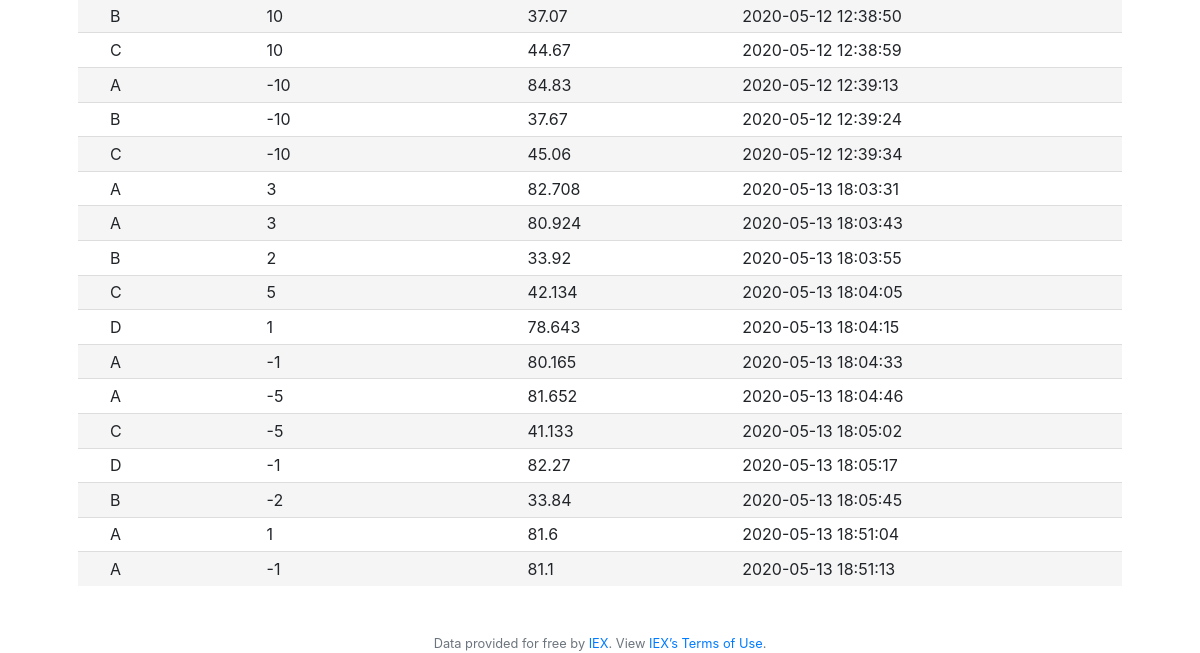
Page /history (signed in, lower part) on the earlier database version.
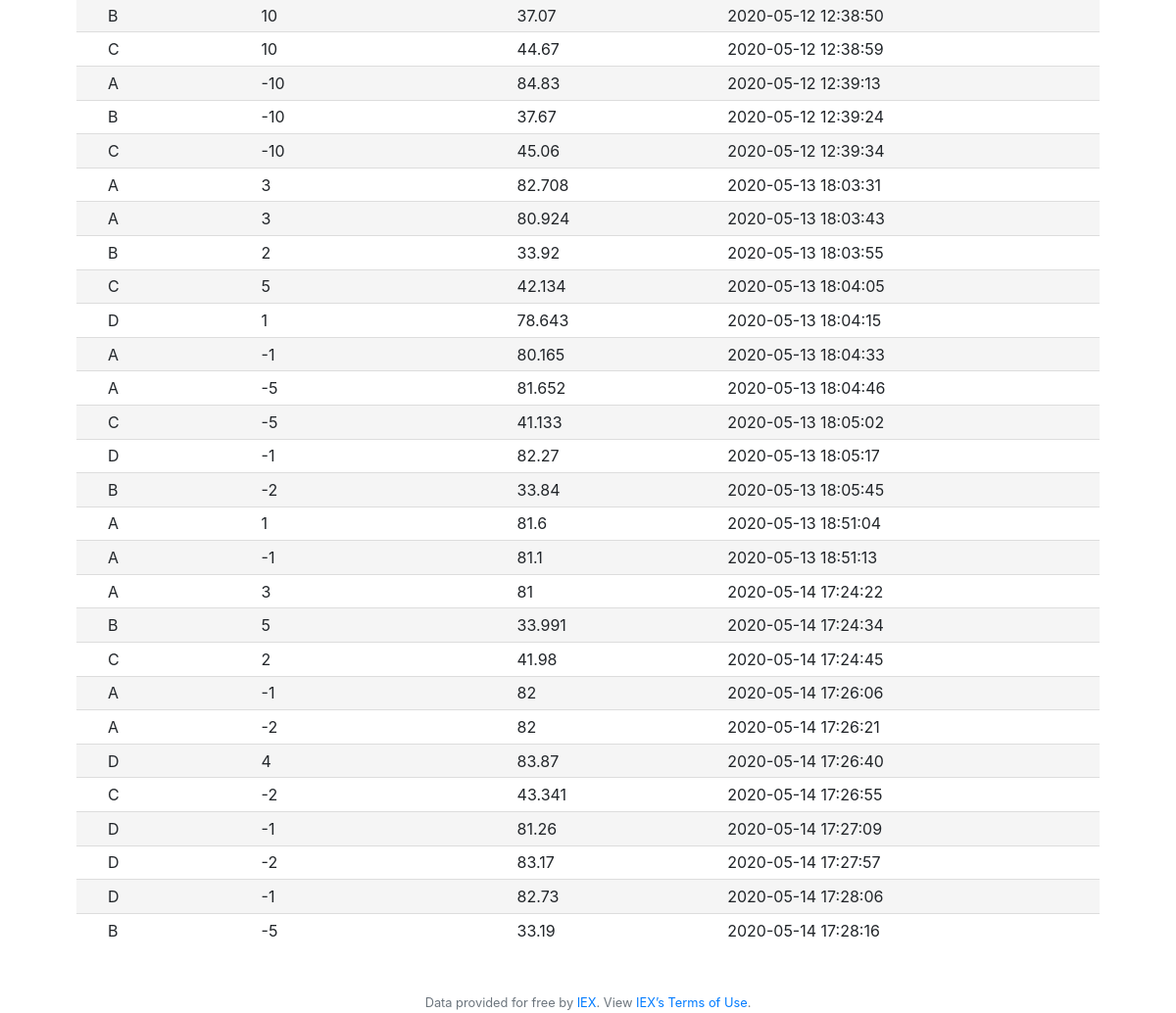
Same page on the later database version.
### tables this page shows
CREATE TABLE 'shares' ('id' integer PRIMARY KEY AUTOINCREMENT NOT NULL,'user_id' integer,'symbol' text,'name' text, 'shares' integer,'price' numeric,'status' smallint,'date' datetime);

### application.py (the view)
@app.route("/history")
@login_required
def history():
    sh_history = db.execute("SELECT symbol, shares, price, date FROM shares WHERE user_id=:user_id", user_id=session["user_id"])
    session["sh_history"] = sh_history
    return render_template("history.html")

### application.py (called while the page is built)
@app.after_request
def after_request(response):
    response.headers["Cache-Control"] = "no-cache, no-store, must-revalidate"
    response.headers["Expires"] = 0
    response.headers["Pragma"] = "no-cache"
    return response

### helpers.py (called while the page is built)
def login_required(f):
    @wraps(f)
    def decorated_function(*args, **kwargs):
        if session.get("user_id") is None:
            return redirect("/login")
        return f(*args, **kwargs)
    return decorated_function

### templates/history.html (shortened to what this page needs)
{% extends "layout.html" %}
{% block main %}
    <table id="mySTable">
        {% for list in session["sh_history"] %}
            <tr>
                <td>{{ list["symbol"] }}</td>
                <td>{{ list["shares"] }}</td>
                <td>{{ list["price"] }}</td>
                <td>{{ list["date"] }}</td>
            </tr>
        {% endfor %}
    </table>
{% endblock %}

### templates/layout.html (shortened to what this page needs)
<!DOCTYPE html>
<html lang="en">
    <head>
        <link href="https://maxcdn.bootstrapcdn.com/bootstrap/4.1.3/css/bootstrap.min.css" rel="stylesheet">
        <link href="/static/styles.css" rel="stylesheet">
    </head>
    <body>
        <main class="container p-5">
            {% block main %}{% endblock %}
        </main>
        <footer class="small text-center text-muted">
            Data provided for free by <a href="https://iextrading.com/developer">IEX</a>. View <a href="https://iextrading.com/api-exhibit-a/">IEX’s Terms of Use</a>.
        </footer>
    </body>
</html>

### static/styles.css (style rules this page uses)
main { overflow-x: auto; text-align: center; }

### templates/history.html (style rules this page uses)
table { width: 100%; margin: auto; }

Differences in the rows shown:
added shares: symbol "A", shares "3", price "81", date "2020-05-14 17:24:22"
added shares: symbol "B", shares "5", price "33.991", date "2020-05-14 17:24:34"
added shares: symbol "C", shares "2", price "41.98", date "2020-05-14 17:24:45"
added shares: symbol "A", shares "-1", price "82", date "2020-05-14 17:26:06"
added shares: symbol "A", shares "-2", price "82", date "2020-05-14 17:26:21"
added shares: symbol "D", shares "4", price "83.87", date "2020-05-14 17:26:40"
added shares: symbol "C", shares "-2", price "43.341", date "2020-05-14 17:26:55"
added shares: symbol "D", shares "-1", price "81.26", date "2020-05-14 17:27:09"
added shares: symbol "D", shares "-2", price "83.17", date "2020-05-14 17:27:57"
added shares: symbol "D", shares "-1", price "82.73", date "2020-05-14 17:28:06"
added shares: symbol "B", shares "-5", price "33.19", date "2020-05-14 17:28:16"
